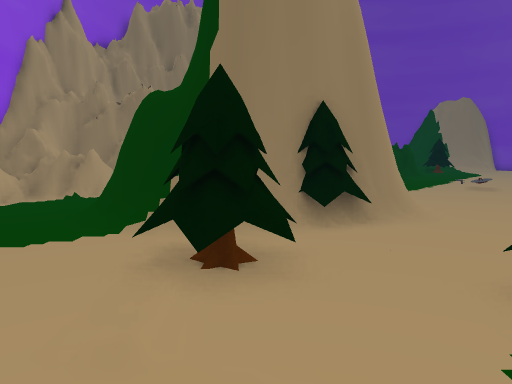
[1] (above)

24 first-person views from a walk through a scene from a Unity 3-D project. The camera is 1.5 m above the floor, tilts 6° down and sees 70° across. The floor is counted in squares, 1 m on a side. Each view is taken from the middle of a square. On the plan, view 1 faces up. The plan holds only what a view shows up to about 16 squares ahead; the rest is blank. The place goes on beyond the plan. The player is left out.

[2]
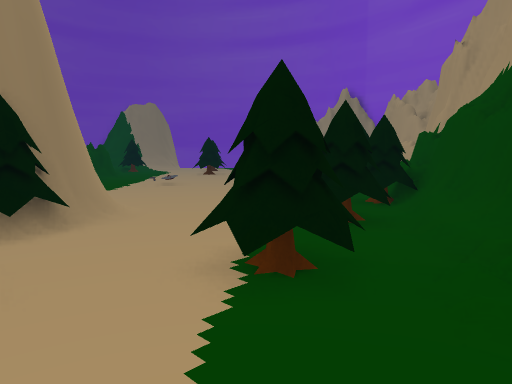

[3]
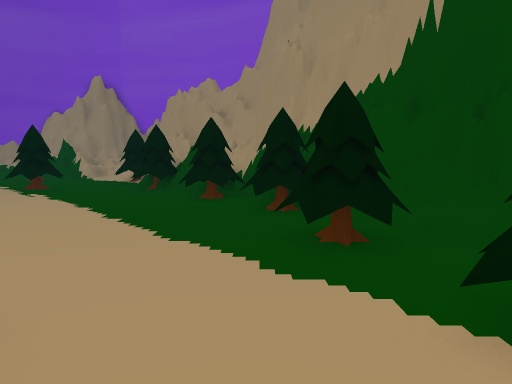

[4]
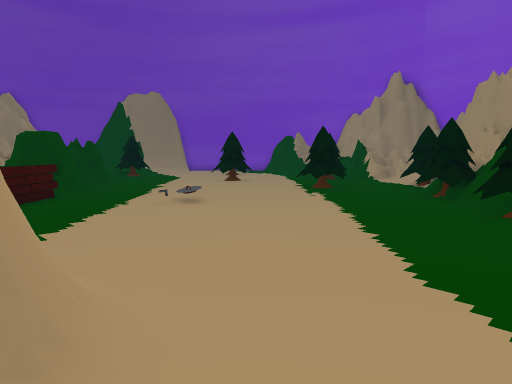

[5]
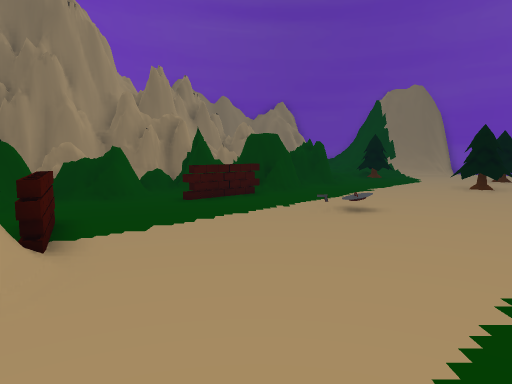

[6]
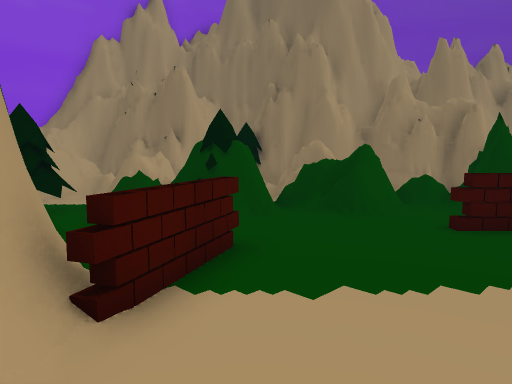

[7]
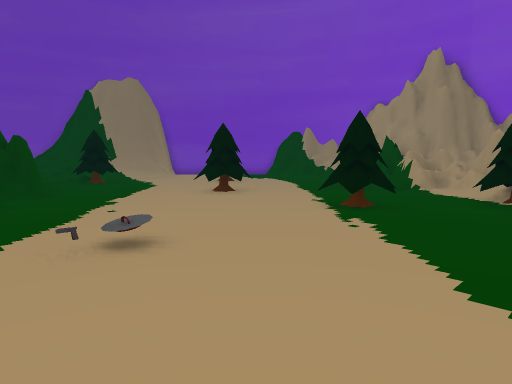

[8]
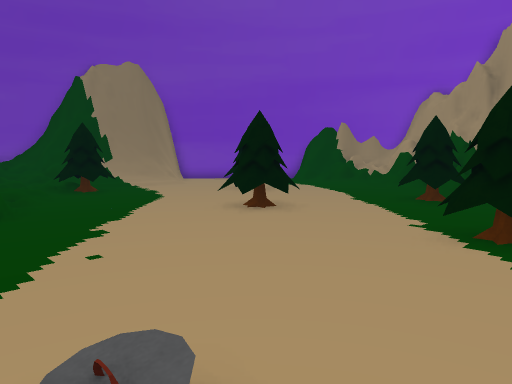

[9]
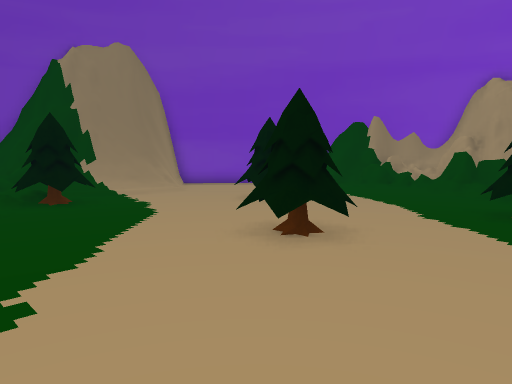

[10]
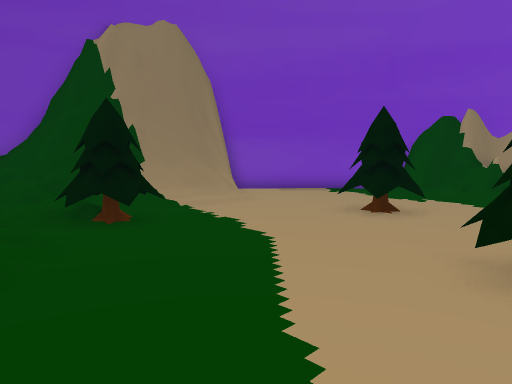

[11]
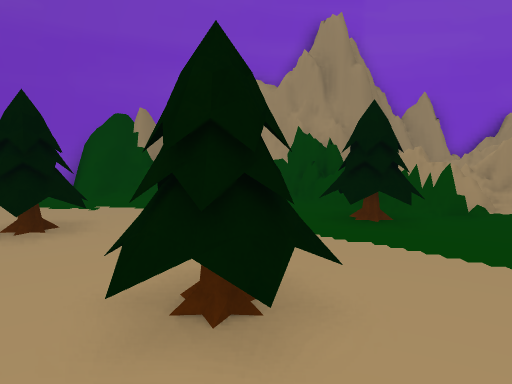

[12]
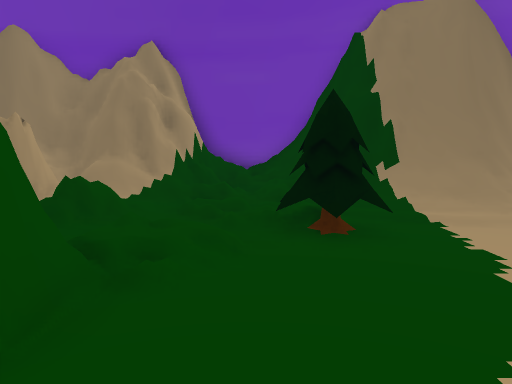

[13]
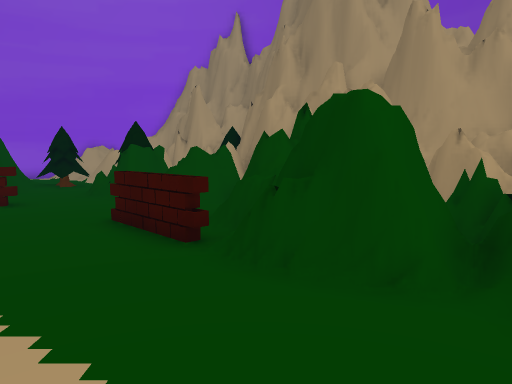

[14]
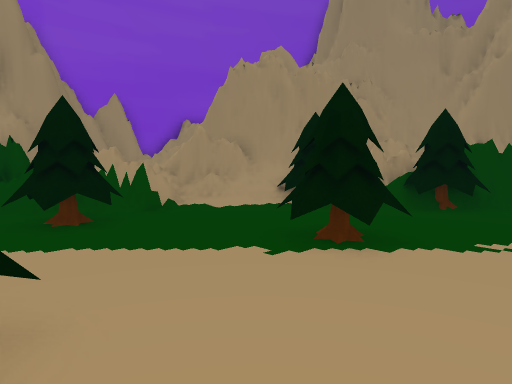

[15]
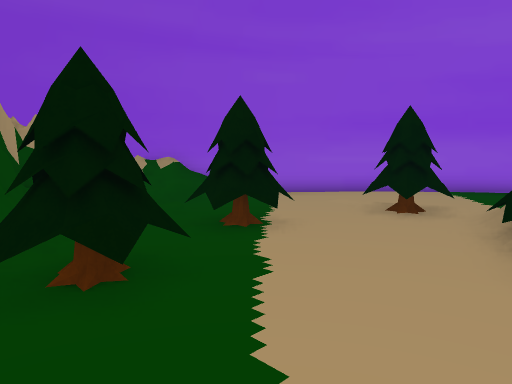

[16]
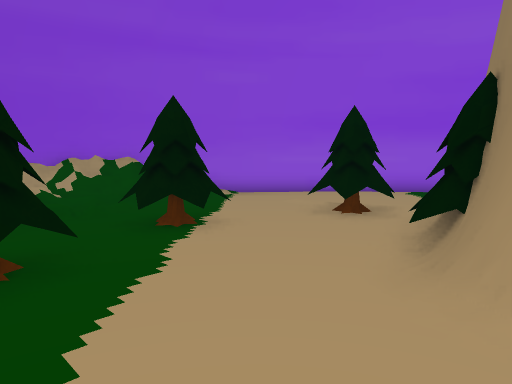

[17]
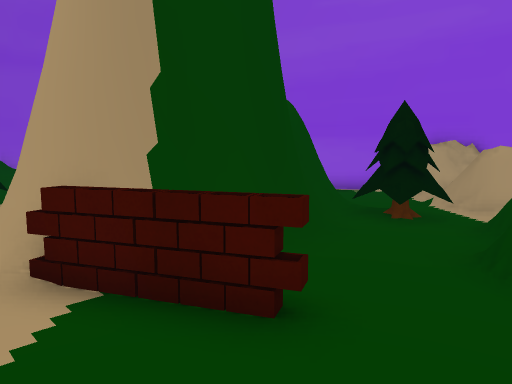

[18]
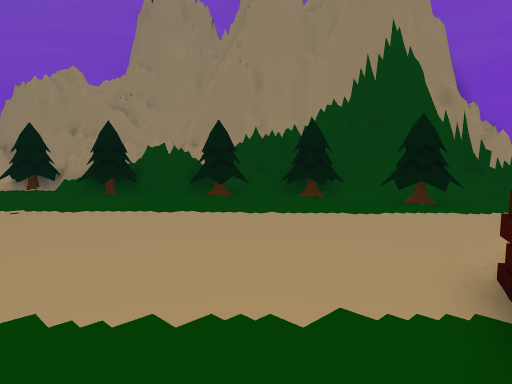

[19]
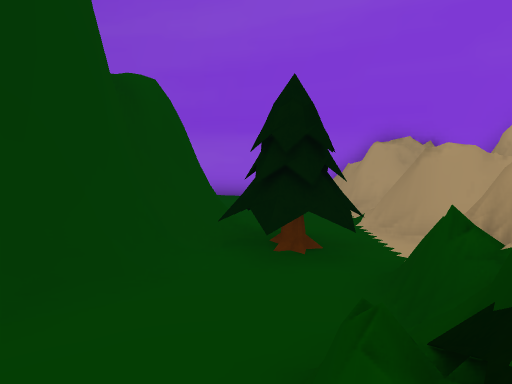

[20]
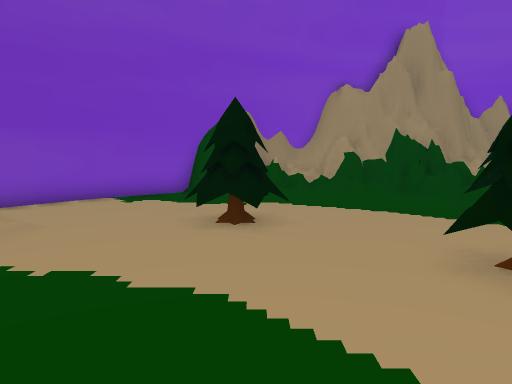

[21]
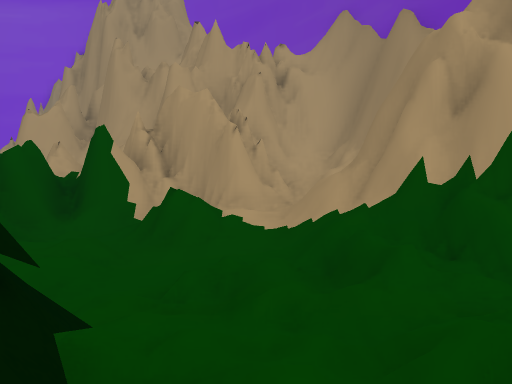

[22]
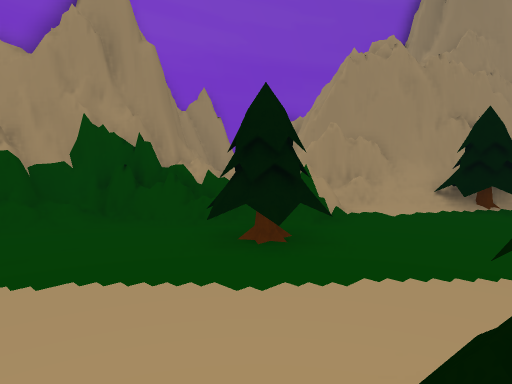

[23]
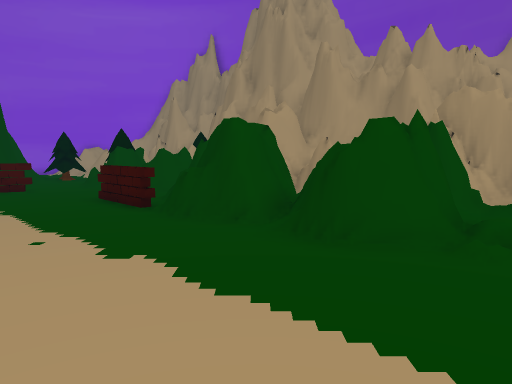

[24]
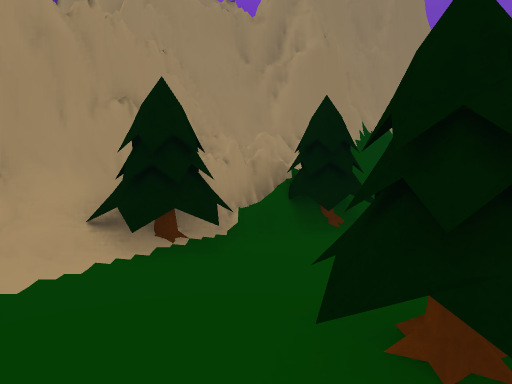

### Floor plan
Key: @ floor where view 1 was taken; # wall or solid block; x gap in a wall; . main floor; : floor 0.25 m higher than the main floor; + floor 0.5 m higher than the main floor; * floor 0.75 m higher than the main floor; % floor 1 m higher than the main floor; & floor 1.5 m higher than the main floor; / step, stairs or slope; = window, fence, low wall or low ledge; T tree; O other object.
Columns run from 10 left of view 1 to 28 right of it. Each row starts with its distance up from view 1.
 34               ########= =#
 33               #&%%###=   #####
 32               ##%=***+::/ ==######
 31                ####+:.://///===..##
 30                  ###//::TT////....##
 29                  #==//..TT.........##
 28                  ##/.///TT..........#
 27                  ##/=//............###
 26                   ####/......TT ...###
 25                    ###.......TTT.../=##
 24                    ##.........T..../==#
 23                   ##...............:+*#
 22           ###### ###......TT......./=##
 21           #::=#####.......TT......./=#
 20          ####=#=OO........T......../=#
 19          =###=.OO..............TT.==##
 18          #===..O...............TT#==##
 17     #######=...................TT##==#
 16     #.#####.........O.....TT....== #=##
 15    ##x##===...............TT....===  =#
 14 #####..x....O.............T..../=##   #
 13 #====.TT.....O...............TTO####==#
 12 ##=//.TT.=#= O...............TTO##### #
 11 ###....#######O...........TT=####  ####
 10  ##...=##    ##...........TT###
  9  #....=##  TT##..........=####
  8  ##....####TT..........TT####
  7   #...../==............TT= #
  6   ##.....TT.........TTT==# #
  5    #.....TT......TT.TT####
  4    ##....TT..TT.TTT/=###
  3     ##.......TTT../=##
  2      ##.......T..//##
  1       ##......///=##
  0        ##.@.../.=##
 -1         ###O=#: ##
 -2           ####=
 -3              ###

Where each view was taken, in squares from view 1:
view 1: 0 up, 0 right, facing up
view 2: 0 up, 0 right, facing up-right
view 3: 6 up, 1 right, facing right
view 4: 6 up, 3 right, facing up-right
view 5: 6 up, 7 right, facing up
view 6: 10 up, 7 right, facing up-left
view 7: 10 up, 7 right, facing up-right
view 8: 14 up, 9 right, facing up-right
view 9: 17 up, 11 right, facing up-right
view 10: 21 up, 11 right, facing up-right
view 11: 21 up, 13 right, facing right
view 12: 22 up, 13 right, facing up
view 13: 21 up, 13 right, facing left
view 14: 21 up, 13 right, facing down-right
view 15: 9 up, 9 right, facing down-left
view 16: 10 up, 8 right, facing down-left
view 17: 16 up, 5 right, facing down-left
view 18: 16 up, 3 right, facing down-right
view 19: 16 up, 1 right, facing down-left
view 20: 25 up, 12 right, facing right
view 21: 31 up, 16 right, facing left
view 22: 23 up, 17 right, facing down-right
view 23: 23 up, 17 right, facing left
view 24: 18 up, 18 right, facing down
